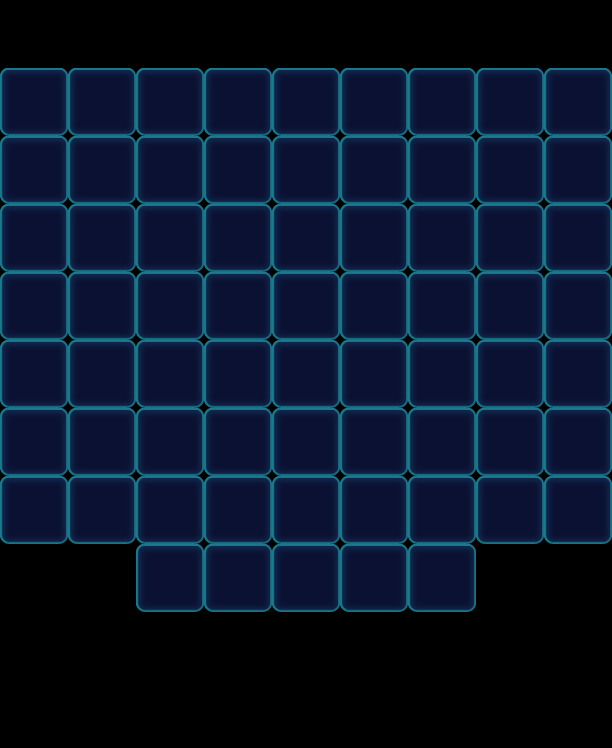

This game map was drawn from its Tiled (.tmx) file and the tilesets committed beside it. A one-line description and the trimmed map source follow:
An orthogonal 9x11 tile map with 68x68 px tiles, 1 tile layer (Valid), 2 tilesets and 131 objects (41x Floor, 21x Stone, 20x Lock, 20x Haze, 15x Bomb, ...).

<map version="1.0" orientation="orthogonal" width="9" height="11" tilewidth="68" tileheight="68">
 <tileset firstgid="1" name="game_grid1" tilewidth="68" tileheight="68">
  <image source="game_grid1.png" width="68" height="68" />
 </tileset>
 <tileset firstgid="2" name="map" tilewidth="68" tileheight="68">
  <image source="map.png" width="1024" height="1024" />
 </tileset>
 <layer name="Valid" width="9" height="11">
  <data>[99 cells, 68 non-empty, 1 distinct tile ids]</data>
 </layer>
 <objectgroup name="BottomObj" width="9" height="11">
  <object type="Floor" gid="33" x="204" y="408">
   <properties>
    <property name="Layers" value="2" />
   </properties>
  </object>
  <object type="Floor" gid="33" x="272" y="408">
   <properties>
    <property name="Layers" value="2" />
   </properties>
  </object>
  <object type="Floor" gid="33" x="340" y="408">
   <properties>
    <property name="Layers" value="2" />
   </properties>
  </object>
  <object type="Floor" gid="33" x="68" y="408">
   <properties>
    <property name="Layers" value="2" />
   </properties>
  </object>
  <object type="Floor" gid="33" x="408" y="408">
   <properties>
    <property name="Layers" value="2" />
   </properties>
  </object>
  <object type="Floor" gid="33" x="0" y="408">
   <properties>
    <property name="Layers" value="2" />
   </properties>
  </object>
  <object type="Floor" gid="33" x="476" y="408">
   <properties>
    <property name="Layers" value="2" />
   </properties>
  </object>
  <object type="Floor" gid="33" x="544" y="408">
   <properties>
    <property name="Layers" value="2" />
   </properties>
  </object>
  <object type="Floor" gid="33" x="136" y="408">
   <properties>
    <property name="Layers" value="2" />
   </properties>
  </object>
  <object type="Floor" gid="33" x="0" y="544">
   <properties>
    <property name="Layers" value="2" />
   </properties>
  </object>
  <object type="Floor" gid="33" x="476" y="476">
   <properties>
    <property name="Layers" value="2" />
   </properties>
  </object>
  <object type="Floor" gid="33" x="0" y="476">
   <properties>
    <property name="Layers" value="2" />
   </properties>
  </object>
  <object type="Floor" gid="33" x="68" y="544">
   <properties>
    <property name="Layers" value="2" />
   </properties>
  </object>
  <object type="Floor" gid="33" x="68" y="476">
   <properties>
    <property name="Layers" value="2" />
   </properties>
  </object>
  <object type="Floor" gid="33" x="408" y="544">
   <properties>
    <property name="Layers" value="2" />
   </properties>
  </object>
  <object type="Floor" gid="33" x="476" y="544">
   <properties>
    <property name="Layers" value="2" />
   </properties>
  </object>
  <object type="Floor" gid="33" x="408" y="612">
   <properties>
    <property name="Layers" value="2" />
   </properties>
  </object>
  <object type="Floor" gid="33" x="408" y="476">
   <properties>
    <property name="Layers" value="2" />
   </properties>
  </object>
  <object type="Floor" gid="33" x="136" y="612">
   <properties>
    <property name="Layers" value="2" />
   </properties>
  </object>
  <object type="Floor" gid="33" x="204" y="476">
   <properties>
    <property name="Layers" value="2" />
   </properties>
  </object>
  <object type="Floor" gid="33" x="204" y="612">
   <properties>
    <property name="Layers" value="2" />
   </properties>
  </object>
  <object type="Floor" gid="33" x="136" y="476">
   <properties>
    <property name="Layers" value="2" />
   </properties>
  </object>
  <object type="Floor" gid="33" x="136" y="544">
   <properties>
    <property name="Layers" value="2" />
   </properties>
  </object>
  <object type="Floor" gid="33" x="204" y="544">
   <properties>
    <property name="Layers" value="2" />
   </properties>
  </object>
  <object type="Floor" gid="33" x="272" y="612">
   <properties>
    <property name="Layers" value="2" />
   </properties>
  </object>
  <object type="Floor" gid="33" x="340" y="476">
   <properties>
    <property name="Layers" value="2" />
   </properties>
  </object>
  <object type="Floor" gid="33" x="340" y="612">
   <properties>
    <property name="Layers" value="2" />
   </properties>
  </object>
  <object type="Floor" gid="33" x="272" y="476">
   <properties>
    <property name="Layers" value="2" />
   </properties>
  </object>
  <object type="Floor" gid="33" x="272" y="544">
   <properties>
    <property name="Layers" value="2" />
   </properties>
  </object>
  <object type="Floor" gid="33" x="340" y="544">
   <properties>
    <property name="Layers" value="2" />
   </properties>
  </object>
  <object type="Floor" gid="33" x="544" y="476">
   <properties>
    <property name="Layers" value="2" />
   </properties>
  </object>
  <object type="Floor" gid="33" x="544" y="544">
   <properties>
    <property name="Layers" value="2" />
   </properties>
  </object>
  <object type="Floor" gid="33" x="68" y="340">
   <properties>
    <property name="Layers" value="2" />
   </properties>
  </object>
  <object type="Floor" gid="33" x="408" y="340">
   <properties>
    <property name="Layers" value="2" />
   </properties>
  </object>
  <object type="Floor" gid="33" x="0" y="340">
   <properties>
    <property name="Layers" value="2" />
   </properties>
  </object>
  <object type="Floor" gid="33" x="204" y="340">
   <properties>
    <property name="Layers" value="2" />
   </properties>
  </object>
  <object type="Floor" gid="33" x="476" y="340">
   <properties>
    <property name="Layers" value="2" />
   </properties>
  </object>
  <object type="Floor" gid="33" x="272" y="340">
   <properties>
    <property name="Layers" value="2" />
   </properties>
  </object>
  <object type="Floor" gid="33" x="136" y="340">
   <properties>
    <property name="Layers" value="2" />
   </properties>
  </object>
  <object type="Floor" gid="33" x="544" y="340">
   <properties>
    <property name="Layers" value="2" />
   </properties>
  </object>
  <object type="Floor" gid="33" x="340" y="340">
   <properties>
    <property name="Layers" value="2" />
   </properties>
  </object>
 </objectgroup>
 <objectgroup name="MiddleObj" width="9" height="11">
  <object name="33" type="Bomb" gid="3" x="204" y="476">
   <properties>
    <property name="BombTime" value="9" />
    <property name="Color" value="Green" />
   </properties>
  </object>
  <object name="33" type="Bomb" gid="3" x="408" y="340">
   <properties>
    <property name="BombTime" value="9" />
    <property name="Color" value="Green" />
   </properties>
  </object>
  <object name="13" type="Bomb" gid="17" x="272" y="544">
   <properties>
    <property name="BombTime" value="9" />
    <property name="Color" value="Purple" />
   </properties>
  </object>
  <object name="13" type="Bomb" gid="17" x="408" y="476">
   <properties>
    <property name="BombTime" value="9" />
    <property name="Color" value="Purple" />
   </properties>
  </object>
  <object name="65" type="Bomb" gid="19" x="272" y="612">
   <properties>
    <property name="BombTime" value="9" />
    <property name="Color" value="Yellow" />
   </properties>
  </object>
  <object name="65" type="Bomb" gid="19" x="476" y="340">
   <properties>
    <property name="BombTime" value="9" />
    <property name="Color" value="Yellow" />
   </properties>
  </object>
  <object name="65" type="Bomb" gid="19" x="476" y="476">
   <properties>
    <property name="BombTime" value="9" />
    <property name="Color" value="Yellow" />
   </properties>
  </object>
  <object name="65" type="Bomb" gid="19" x="68" y="476">
   <properties>
    <property name="BombTime" value="9" />
    <property name="Color" value="Yellow" />
   </properties>
  </object>
  </objectgroup>
 <objectgroup color="#000000" name="TopObj" width="9" height="11">
  <!-- 50 objects omitted --></objectgroup>
 <objectgroup color="#00ff00" name="CeilObj" width="9" height="11">
  <!-- 20 objects omitted --></objectgroup>
</map>
<!-- 82 of 131 objects omitted -->
